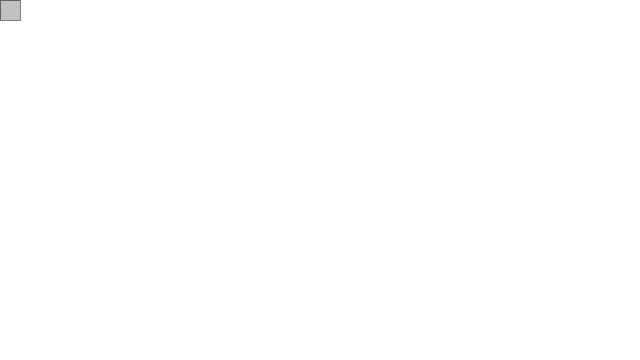
Frame 1 (no input)
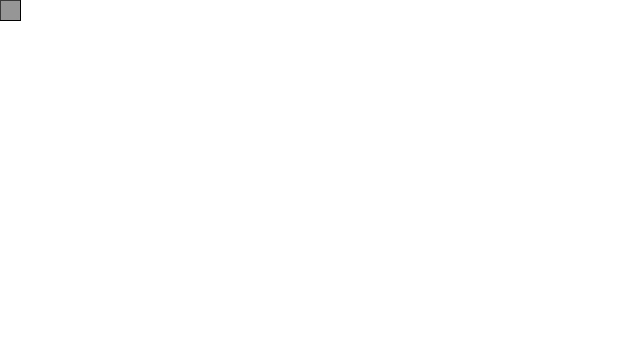
Frame 60 (the mouse pressed at the canvas centre just before this capture)
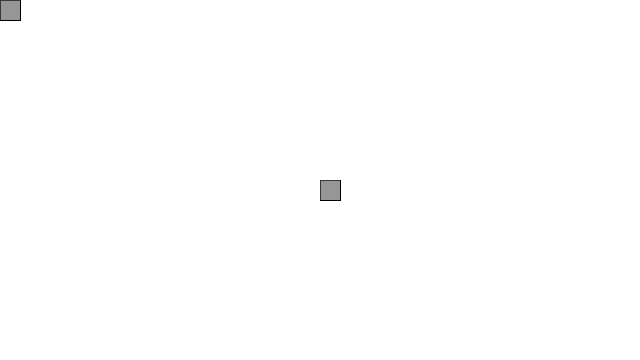
Frame 120 (the mouse held since frame 60 and released just before this capture)

The Processing sketch that drew these frames (run headless with seeded random() and noise(); from frame 60 on, the mouse is pressed at the canvas centre):

// Processing sketch: IPI_DAY01_EXE02_interaction
// ── IPI_DAY01_EXE02_interaction.pde
/* 
 * 
 * INTERACTIVE_PLANNING_ISTANBUL WORKSHOP
 * MediaCities Conference 2013 - 3-5 May 2013
 * Buffalo State University of New York
 
 * Tutors: Lila PanahiKazemi, Andrea Rossi
 *
 * for more details: http://temporaryautonomousarchitecture.blogspot.de/
 * for questions regarding the script: a.rossi.andrea@gmail.com, lilapanahi@gmail.com
 *
 * All of the codes are licensed under a CreativeCommons Attribution-ShareAlike 3.0 license.
 * http://creativecommons.org/licenses/by-sa/3.0/
 *
 */

/* 
 * DAY01_EXE02
 * Drawing a rectangle in the mouse location
 *
 */

/*
 * CONTROLS:
 * move the mouse to draw different rectangles
 *
 */


///////////////////////////////////////////////////////////////////////////////////SETUP
void setup() {
  size(640, 360); //define the size of the sketch window
  background(255); //color of the background. Putting it in the setup will not refresh the background at each frame
}


///////////////////////////////////////////////////////////////////////////////////DRAW
void draw() {
  //background(255);


  //interaction
  fill(150, 150); // fill color for the rectangle
  stroke(0); // stroke color for the rectangle
  strokeWeight(0.5); // weight of the stroke line
  rect(mouseX, mouseY, 20, 20); // mouseX and mouseY store at everyframe the current mouse position
}
